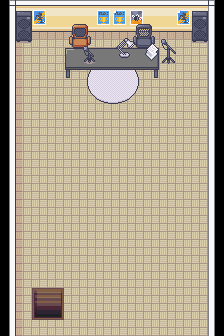

The image is a tile-based game level rendered from a .tmx file. Its description and source (layers, tilesets, objects; grid data summarised) follow:
An orthogonal 14x21 tile map with 16x16 px tiles, 4 tile layers (Tile Layer 1, Tile Layer 2, Tile Layer 3, Tile Layer 4), 4 tilesets and 19 objects (13x event, 6x collision).

<map version="1.10" tiledversion="1.11.2" orientation="orthogonal" renderorder="right-down" compressionlevel="0" width="14" height="21" tilewidth="16" tileheight="16" infinite="0" nextlayerid="7" nextobjectid="40">
 <properties>
  <property name="edges" value="clamped" />
  <property name="inside" type="bool" value="true" />
  <property name="map_type" value="dungeon" />
  <property name="scenario" value="spyder" />
  <property name="slug" value="radiotower" />
 </properties>
 <tileset firstgid="1" name="Office_interiors_shadowless_16x16" tilewidth="16" tileheight="16" tilecount="528" columns="22">
  <image source="../gfx/tilesets/Office_interiors_shadowless_16x16.png" width="352" height="384" />
 </tileset>
 <tileset firstgid="529" name="Interiors_16x16" tilewidth="16" tileheight="16" tilecount="2592" columns="16">
  <image source="../gfx/tilesets/Interiors_16x16.png" width="256" height="2592" />
 </tileset>
 <tileset firstgid="3121" name="Tilesets_16x16" tilewidth="16" tileheight="16" tilecount="1760" columns="40">
  <image source="../gfx/tilesets/Tilesets_16x16.png" width="640" height="704" />
 </tileset>
 <tileset firstgid="4881" source="../gfx/tilesets/core_indoor_stairs.tsx" />
 <layer id="1" name="Tile Layer 1" width="14" height="21">
  <data>[294 cells, 294 non-empty, 16 distinct tile ids]</data>
 </layer>
 <layer id="2" name="Tile Layer 2" width="14" height="21">
  <data>[294 cells, 38 non-empty, 35 distinct tile ids]</data>
 </layer>
 <layer id="5" name="Tile Layer 3" width="14" height="21">
  <data>[294 cells, 20 non-empty, 14 distinct tile ids]</data>
 </layer>
 <layer id="6" name="Tile Layer 4" width="14" height="21">
  <data>[294 cells, 8 non-empty, 8 distinct tile ids]</data>
 </layer>
 <objectgroup color="#ff0000" id="3" name="Collisions">
  <object id="1" type="collision" x="0" y="0" width="16" height="336" />
  <object id="2" type="collision" x="208" y="0" width="16" height="336" />
  <object id="3" type="collision" x="16" y="0" width="192" height="32" />
  <object id="35" type="collision" x="64" y="48" width="112" height="16" />
  <object id="36" type="collision" x="64" y="32" width="32" height="16" />
  <object id="37" type="collision" x="128" y="32" width="32" height="16" />
 </objectgroup>
 <objectgroup color="#ffff00" id="4" name="Events">
  <object id="14" name="Teleport to Omnichannel 4" type="event" x="32" y="288" width="16" height="16">
   <properties>
    <property name="act1" value="transition_teleport player,spyder_omnichannel4.tmx,10,2,0.3" />
    <property name="act2" value="char_face player,down" />
    <property name="cond1" value="is char_at player" />
   </properties>
  </object>
  <object id="15" name="Teleport to Omnichannel 4" type="event" x="48" y="288" width="16" height="16">
   <properties>
    <property name="act1" value="transition_teleport player,spyder_omnichannel4.tmx,11,2,0.3" />
    <property name="act2" value="char_face player,down" />
    <property name="cond1" value="is char_at player" />
   </properties>
  </object>
  <object id="17" name="Play Music" type="event" x="0" y="0" width="16" height="16">
   <properties>
    <property name="act1" value="play_music music_omnichannel" />
    <property name="cond1" value="not music_playing music_omnichannel" />
   </properties>
  </object>
  <object id="19" name="Create Zoolander" type="event" x="112" y="224" width="16" height="16">
   <properties>
    <property name="act1" value="create_npc spyder_route3_zoolander,7,14" />
    <property name="cond1" value="not char_exists spyder_route3_zoolander" />
    <property name="cond2" value="not battle_outcome_count player,won,spyder_omnichannel_beaverbrook,1" />
   </properties>
  </object>
  <object id="20" name="Talk Zoolander" type="event" x="112" y="208" width="16" height="16">
   <properties>
    <property name="act1" value="translated_dialog spyder_omnichannel_zoolander1" />
    <property name="behav1" value="talk spyder_route3_zoolander" />
   </properties>
  </object>
  <object id="21" name="Create Donald" type="event" x="176" y="224" width="16" height="16">
   <properties>
    <property name="act1" value="create_npc spyder_scoop_donald,11,14" />
    <property name="cond1" value="not char_exists spyder_scoop_donald" />
    <property name="cond2" value="not battle_outcome_count player,won,spyder_omnichannel_beaverbrook,1" />
   </properties>
  </object>
  </objectgroup>
</map>
<!-- 7 of 19 objects omitted -->
